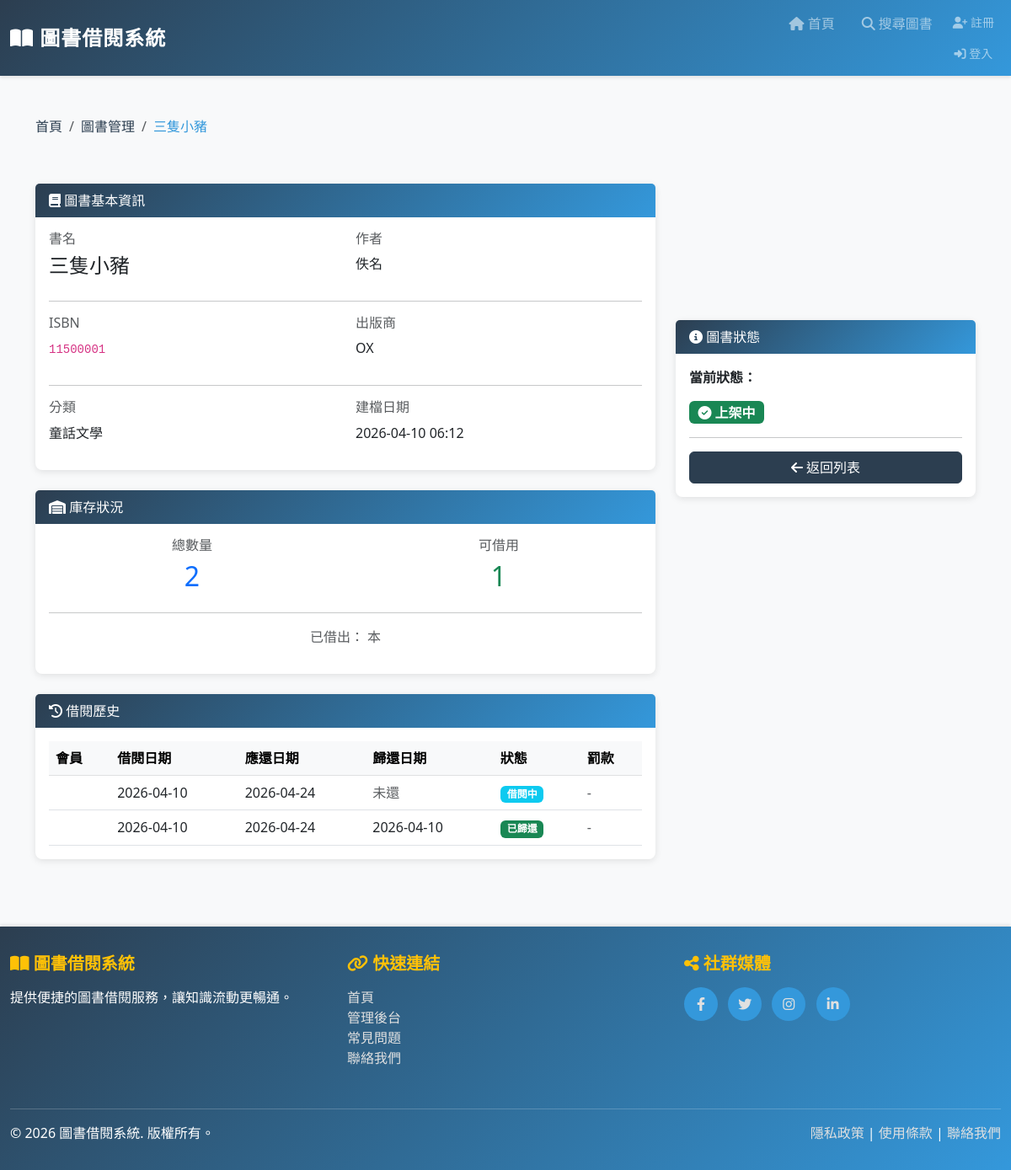
Page /books/1/ on the committed database.
### library/models.py (models this page shows, shortened)
class Book(models.Model):
    STATUS_CHOICES = [
        ('available', '上架'),
        ('unavailable', '下架'),
    ]
    title = models.CharField(
        max_length=200,
        verbose_name='書名',
        help_text='圖書標題'
    )
    author = models.CharField(
        max_length=100,
        verbose_name='作者',
        help_text='圖書作者名稱'
    )
    isbn = models.CharField(
        max_length=20,
        unique=True,
        verbose_name='ISBN',
        help_text='國際標準書號'
    )
    publisher = models.CharField(
        max_length=100,
        verbose_name='出版商',
        help_text='圖書出版社'
    )
    category = models.CharField(
        max_length=50,
        verbose_name='分類',
        help_text='圖書分類（如：文學、歷史、科技等）'
    )
    created_date = models.DateTimeField(
        auto_now_add=True,
        verbose_name='建檔日期',
        help_text='圖書建檔時間'
    )
    total_quantity = models.IntegerField(
        default=1,
        verbose_name='總數量',
        help_text='圖書館購入該書的總冊數'
    )
    available_quantity = models.IntegerField(
        default=1,
        verbose_name='庫存數量',
        help_text='該書目前可借用的冊數'
    )
    status = models.CharField(
        max_length=20,
        choices=STATUS_CHOICES,
        default='available',
        verbose_name='狀態',
        help_text='圖書當前狀態（上架/下架）'
    )
    class Meta:
        verbose_name = '圖書'
        verbose_name_plural = '圖書'
        ordering = ['-created_date']
        indexes = [
            models.Index(fields=['isbn']),
            models.Index(fields=['category']),
        ]

class BorrowRecord(models.Model):
    STATUS_CHOICES = [
        ('borrowing', '借閱中'),
        ('returned', '已歸還'),
        ('overdue', '已逾期'),
    ]
    member = models.ForeignKey(
        Member,
        on_delete=models.PROTECT,
        verbose_name='會員',
        help_text='借閱會員',
        related_name='borrow_records'
    )
    book = models.ForeignKey(
        Book,
        on_delete=models.PROTECT,
        verbose_name='圖書',
        help_text='被借閱的圖書',
        related_name='borrow_records'
    )
    borrow_date = models.DateTimeField(
        auto_now_add=True,
        verbose_name='借閱日期',
        help_text='借書時間'
    )
    due_date = models.DateField(
        verbose_name='應還日期',
        help_text='應該歸還的日期'
    )
    return_date = models.DateField(
        null=True,
        blank=True,
        verbose_name='實際歸還日期',
        help_text='實際歸還的日期（未歸還則為空）'
    )
    status = models.CharField(
        max_length=20,
        choices=STATUS_CHOICES,
        default='borrowing',
        verbose_name='狀態',
        help_text='借閱狀態（借閱中/已歸還/已逾期）'
    )
    overdue_fine = models.DecimalField(
        max_digits=10,
        decimal_places=2,
        default=0,
        verbose_name='逾期罰款金額',
        help_text='因逾期產生的罰款金額'
    )
    class Meta:
        verbose_name = '借閱紀錄'
        verbose_name_plural = '借閱紀錄'
        ordering = ['-borrow_date']
        indexes = [
            models.Index(fields=['member', 'status']),
            models.Index(fields=['book', 'status']),
        ]

### library/views.py (the view)
# urls.py: path('books/<int:pk>/', views.BookDetailView.as_view(), name='book_detail'),
class BookDetailView(DetailView):
    model = Book
    template_name = 'book/book_detail.html'
    context_object_name = 'book'
    def get_context_data(self, **kwargs):
        context = super().get_context_data(**kwargs)
        context['borrow_records'] = self.object.borrow_records.all().order_by('-borrow_date')
        return context

### library/templates/book/book_detail.html (shortened to what this page needs)
{% extends "base.html" %}
{% block content %}
<div class="row mb-4">
    <div class="col-12">
        <nav aria-label="breadcrumb">
            <ol class="breadcrumb">
                <li class="breadcrumb-item"><a href="{% url 'library:home' %}">首頁</a></li>
                <li class="breadcrumb-item"><a href="{% url 'library:book_list' %}">圖書管理</a></li>
                <li class="breadcrumb-item active" aria-current="page">{{ book.title }}</li>
            </ol>
        </nav>
    </div>
</div>
<div class="row">
    <div class="col-md-8">
        <div class="card mb-4">
            <div class="card-header">
                <i class="fas fa-book"></i> 圖書基本資訊
            </div>
            <div class="card-body">
                <div class="row mb-3">
                    <div class="col-md-6">
                        <h6 class="text-muted">書名</h6>
                        <h4>{{ book.title }}</h4>
                    </div>
                    <div class="col-md-6">
                        <h6 class="text-muted">作者</h6>
                        <p>{{ book.author }}</p>
                    </div>
                </div>
                <hr>
                <div class="row mb-3">
                    <div class="col-md-6">
                        <h6 class="text-muted">ISBN</h6>
                        <code>{{ book.isbn }}</code>
                    </div>
                    <div class="col-md-6">
                        <h6 class="text-muted">出版商</h6>
                        <p>{{ book.publisher }}</p>
                    </div>
                </div>
                <hr>
                <div class="row">
                    <div class="col-md-6">
                        <h6 class="text-muted">分類</h6>
                        <p>{{ book.category }}</p>
                    </div>
                    <div class="col-md-6">
                        <h6 class="text-muted">建檔日期</h6>
                        <p>{{ book.created_date|date:"Y-m-d H:i" }}</p>
                    </div>
                </div>
            </div>
        </div>
        <div class="card mb-4">
            <div class="card-header">
                <i class="fas fa-warehouse"></i> 庫存狀況
            </div>
            <div class="card-body">
                <div class="row text-center">
                    <div class="col-md-6">
                        <h6 class="text-muted">總數量</h6>
                        <h2 class="text-primary">{{ book.total_quantity }}</h2>
                    </div>
                    <div class="col-md-6">
                        <h6 class="text-muted">可借用</h6>
                        <h2 class="text-success">{{ book.available_quantity }}</h2>
                    </div>
                </div>
                <hr>
                <p class="text-center text-muted">
                    已借出：{{ book.total_quantity|add:"-book.available_quantity" }} 本
                </p>
            </div>
        </div>
        <div class="card">
            <div class="card-header">
                <i class="fas fa-history"></i> 借閱歷史
            </div>
            <div class="card-body">
                {% if borrow_records %}
                <div class="table-responsive">
                    <table class="table table-hover align-middle mb-0">
                        <thead class="table-light">
                            <tr>
                                <th>會員</th>
                                <th>借閱日期</th>
                                <th>應還日期</th>
                                <th>歸還日期</th>
                                <th>狀態</th>
                                <th>罰款</th>
                            </tr>
                        </thead>
                        <tbody>
                            {% for record in borrow_records %}
                            <tr>
                                <td>
                                </td>
                                <td>{{ record.borrow_date|date:"Y-m-d" }}</td>
                                <td>{{ record.due_date|date:"Y-m-d" }}</td>
                                <td>
                                    {% if record.return_date %}
                                        {{ record.return_date|date:"Y-m-d" }}
                                    {% else %}
                                        <span class="text-muted">未還</span>
                                    {% endif %}
                                </td>
                                <td>
                                    {% if record.status == 'borrowing' %}
                                        <span class="badge bg-info">借閱中</span>
                                    {% elif record.status == 'returned' %}
                                        <span class="badge bg-success">已歸還</span>
                                    {% elif record.status == 'overdue' %}
                                        <span class="badge bg-danger">逾期</span>
                                    {% endif %}
                                </td>
                                <td>
                                    {% if record.overdue_fine > 0 %}
                                        <span class="badge bg-warning">NT$ {{ record.overdue_fine }}</span>
                                    {% else %}
                                        <span class="text-muted">-</span>
                                    {% endif %}
                                </td>
                            </tr>
                            {% endfor %}
                        </tbody>
                    </table>
                </div>
                {% else %}
                <div class="text-center py-4">
                    <i class="fas fa-inbox fa-2x mb-2 text-muted"></i>
                    <p class="text-muted">暫無借閱記錄</p>
                </div>
                {% endif %}
            </div>
        </div>
    </div>
    <div class="col-md-4">
        <div class="card sticky-top" style="top: 380px; z-index: 5;">
            <div class="card-header">
                <i class="fas fa-info-circle"></i> 圖書狀態
            </div>
            <div class="card-body">
                <p><strong>當前狀態：</strong></p>
                {% if book.status == 'available' %}
                    <span class="badge bg-success" style="font-size: 1rem;">
                        <i class="fas fa-check-circle"></i> 上架中
                    </span>
                {% else %}
                    <span class="badge bg-danger" style="font-size: 1rem;">
                        <i class="fas fa-times-circle"></i> 已下架
                    </span>
                {% endif %}
                <hr>
                <a href="{% url 'library:book_list' %}" class="btn btn-secondary w-100">
                    <i class="fas fa-arrow-left"></i> 返回列表
                </a>
            </div>
        </div>
    </div>
</div>
{% endblock %}

### library/templates/base.html (style rules this page uses)
:root { --primary-color: #2c3e50; --secondary-color: #3498db; --accent-color: #e74c3c; }
html { height: 100%; }
body { min-height: 100vh; display: flex; flex-direction: column; background-color: #f8f9fa; }
.card { border: none; border-radius: 0.5rem; box-shadow: 0 2px 8px rgba(0, 0, 0, 0.1); transition: transform 0.3s ease, box-shadow 0.3s ease; }
.card-header { background: linear-gradient(135deg, var(--primary-color) 0%, var(--secondary-color) 100%); color: white; border: none; border-radius: 0.5rem 0.5rem 0 0; }
.btn-secondary { background-color: var(--primary-color); border-color: var(--primary-color); }
.breadcrumb { background-color: transparent; padding: 1rem 0; }
.breadcrumb-item.active { color: var(--secondary-color); }
.breadcrumb-item a { color: var(--primary-color); text-decoration: none; }

### rows in the picture
Book: title "三隻小豬", author "佚名", isbn "11500001", publisher "OX", category "童話文學", created_date "2026-04-10 06:12", total_quantity "2", available_quantity "1"
BorrowRecord: borrow_date "2026-04-10", due_date "2026-04-24", shows "未還", status "借閱中"
BorrowRecord: borrow_date "2026-04-10", due_date "2026-04-24", return_date "2026-04-10", status "已歸還"
